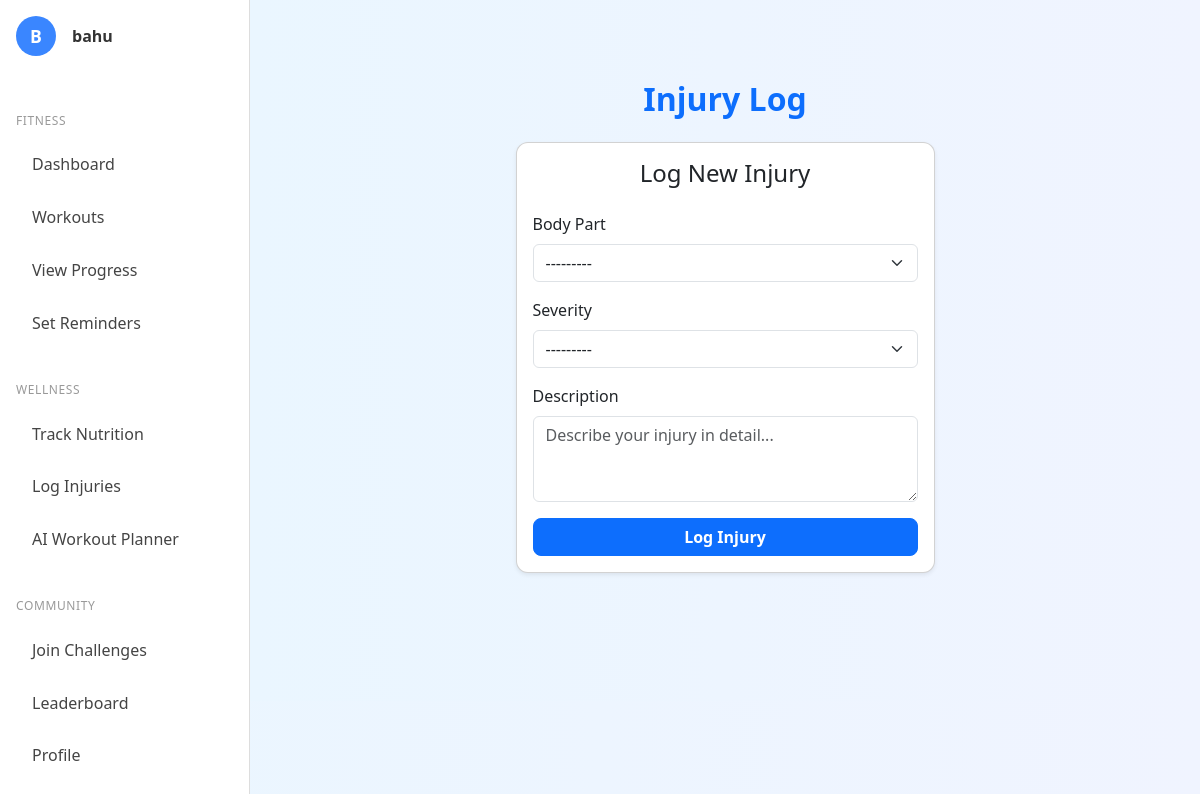
The app's page /workouts/injuries/ (signed in), older data.
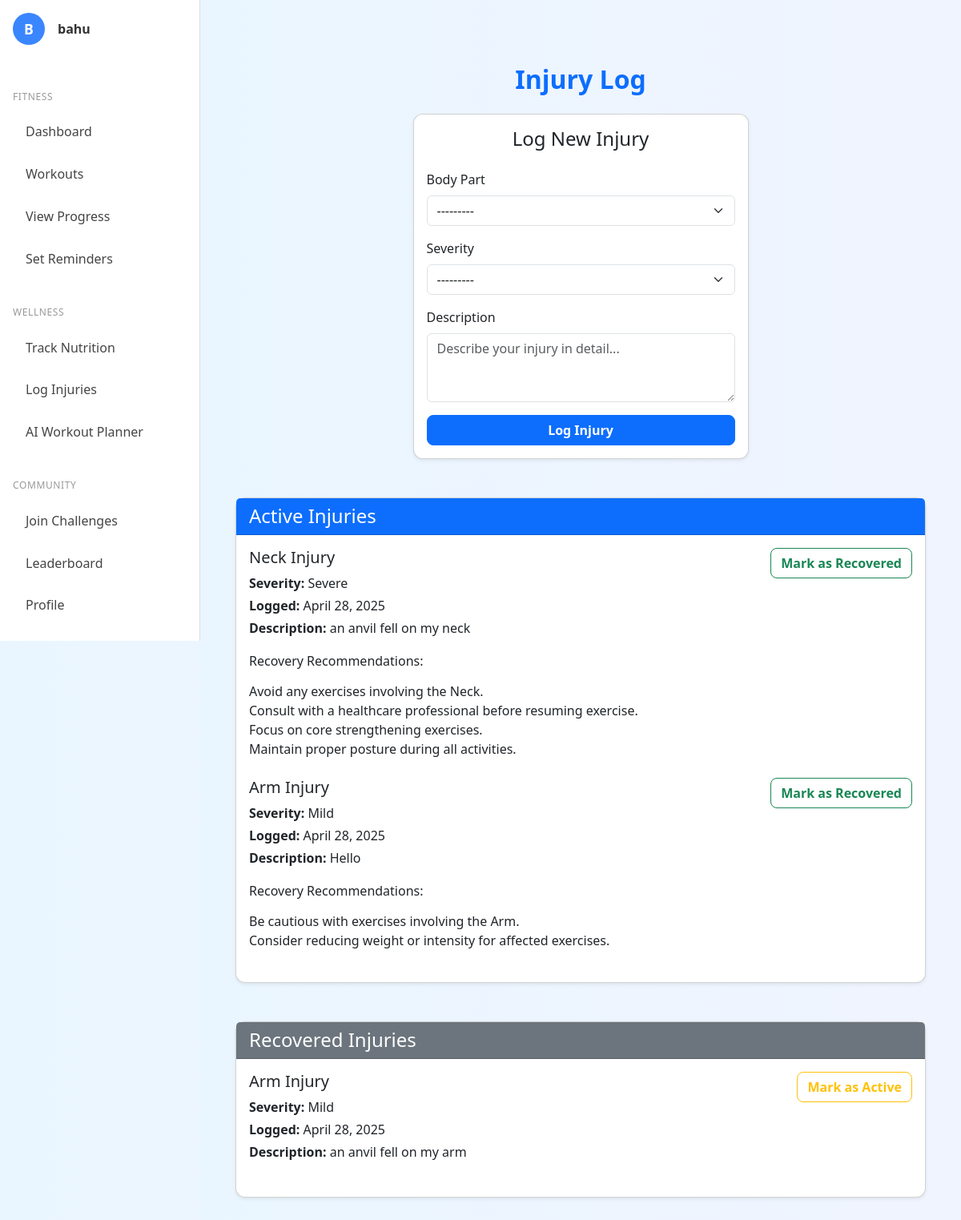
The same page, newer data.
### workouts/models.py (models this page shows, shortened)
class Injury(models.Model):
    BODY_PART_CHOICES = [
        ('neck', 'Neck'),
        ('shoulder', 'Shoulder'),
        ('upper_back', 'Upper Back'),
        ('lower_back', 'Lower Back'),
        ('chest', 'Chest'),
        ('arm', 'Arm'),
        ('elbow', 'Elbow'),
        ('wrist', 'Wrist'),
        ('hip', 'Hip'),
        ('thigh', 'Thigh'),
        ('knee', 'Knee'),
        ('ankle', 'Ankle'),
        ('foot', 'Foot'),
        ('other', 'Other'),
    ]
    SEVERITY_CHOICES = [
        ('mild', 'Mild'),
        ('moderate', 'Moderate'),
        ('severe', 'Severe'),
    ]
    user = models.ForeignKey(User, on_delete=models.CASCADE)
    body_part = models.CharField(max_length=20, choices=BODY_PART_CHOICES)
    severity = models.CharField(max_length=20, choices=SEVERITY_CHOICES)
    description = models.TextField()
    date_logged = models.DateField(auto_now_add=True)
    is_active = models.BooleanField(default=True)
    recovery_recommendations = models.TextField(blank=True)

### workouts/views.py (the view)
# urls.py: path('injuries/', views.injury_log_view, name='injury_log'),
def injury_log_view(request):
    if not request.user.is_authenticated:
        return redirect('auth_home')
    active_injuries = Injury.objects.filter(user=request.user, is_active=True).order_by('-date_logged')
    inactive_injuries = Injury.objects.filter(user=request.user, is_active=False).order_by('-date_logged')
    if request.method == 'POST':
        form = InjuryForm(request.POST)
        if form.is_valid():
            injury = form.save(commit=False)
            injury.user = request.user
            injury.save()
            return redirect('injury_log')
    else:
        form = InjuryForm()
    context = {
        'active_injuries': active_injuries,
        'inactive_injuries': inactive_injuries,
        'form': form,
        'dark_mode': request.COOKIES.get('darkMode') == 'true',
    }
    return render(request, 'workouts/injury_log.html', context)

### workouts/forms.py
class InjuryForm(forms.ModelForm):
    class Meta:
        model = Injury
        fields = ['body_part', 'severity', 'description']
        widgets = {
            'body_part': forms.Select(attrs={'class': 'form-select'}),
            'severity': forms.Select(attrs={'class': 'form-select'}),
            'description': forms.Textarea(attrs={'class': 'form-control', 'rows': 3, 'placeholder': 'Describe your injury in detail...'}),
        }

### workouts/templates/workouts/injury_log.html (shortened to what this page needs)
{% extends "base.html" %}
{% block content %}
<div class="container py-5">
    <h2 class="text-center fw-bold text-primary mb-4">Injury Log</h2>
    <div class="row justify-content-center mb-5">
        <div class="col-md-8 col-lg-6">
            <div class="card shadow-sm">
                <div class="card-body">
                    <h4 class="card-title text-center mb-4">Log New Injury</h4>
                    <form method="post">
                        <div class="mb-3">
                            <label for="{{ form.body_part.id_for_label }}" class="form-label">Body Part</label>
                            {{ form.body_part }}
                        </div>
                        <div class="mb-3">
                            <label for="{{ form.severity.id_for_label }}" class="form-label">Severity</label>
                            {{ form.severity }}
                        </div>
                        <div class="mb-3">
                            <label for="{{ form.description.id_for_label }}" class="form-label">Description</label>
                            {{ form.description }}
                        </div>
                        <div class="d-grid">
                            <button type="submit" class="btn btn-primary">Log Injury</button>
                        </div>
                    </form>
                </div>
            </div>
        </div>
    </div>
    {% if active_injuries %}
    <div class="card shadow-sm mb-5">
        <div class="card-header bg-primary text-white">
            <h4 class="card-title mb-0">Active Injuries</h4>
        </div>
        <div class="card-body">
            {% for injury in active_injuries %}
            <div class="injury-item mb-4">
                <div class="d-flex justify-content-between align-items-start">
                    <div>
                        <h5>{{ injury.get_body_part_display }} Injury</h5>
                        <p class="mb-1"><strong>Severity:</strong> {{ injury.get_severity_display }}</p>
                        <p class="mb-1"><strong>Logged:</strong> {{ injury.date_logged|date:"F j, Y" }}</p>
                        <p class="mb-1"><strong>Description:</strong> {{ injury.description }}</p>
                    </div>
                    <form method="post" action="{% url 'toggle_injury' injury.id %}">
                        <button type="submit" class="btn btn-outline-success">Mark as Recovered</button>
                    </form>
                </div>
                <div class="mt-3">
                    <h6>Recovery Recommendations:</h6>
                    <p class="text-muted">{{ injury.recovery_recommendations|linebreaks }}</p>
                </div>
            </div>
            {% endfor %}
        </div>
    </div>
    {% endif %}
    {% if inactive_injuries %}
    <div class="card shadow-sm">
        <div class="card-header bg-secondary text-white">
            <h4 class="card-title mb-0">Recovered Injuries</h4>
        </div>
        <div class="card-body">
            {% for injury in inactive_injuries %}
            <div class="injury-item mb-4">
                <div class="d-flex justify-content-between align-items-start">
                    <div>
                        <h5>{{ injury.get_body_part_display }} Injury</h5>
                        <p class="mb-1"><strong>Severity:</strong> {{ injury.get_severity_display }}</p>
                        <p class="mb-1"><strong>Logged:</strong> {{ injury.date_logged|date:"F j, Y" }}</p>
                        <p class="mb-1"><strong>Description:</strong> {{ injury.description }}</p>
                    </div>
                    <form method="post" action="{% url 'toggle_injury' injury.id %}">
                        <button type="submit" class="btn btn-outline-warning">Mark as Active</button>
                    </form>
                </div>
            </div>
            {% endfor %}
        </div>
    </div>
    {% endif %}
</div>
{% endblock %}

Row changes from the older to the newer data that the page shows:
added Injury: body_part "Neck", severity "Severe", date_logged "April 28, 2025", description "an anvil fell on my neck", recovery_recommendations "Avoid any exercises involving the Neck. Consult with a healthcare professional before resuming exercise. Focus on core strengthening exercises. Maintain proper posture during all activities.", shown under "Active Injuries"
added Injury: body_part "Arm", severity "Mild", date_logged "April 28, 2025", description "Hello", recovery_recommendations "Be cautious with exercises involving the Arm. Consider reducing weight or intensity for affected exercises.", shown under "Active Injuries"
added Injury: body_part "Arm", severity "Mild", date_logged "April 28, 2025", description "an anvil fell on my arm", shown under "Recovered Injuries"
Text that changed along with them:
text now shown: "Active Injuries Recovered Injuries"
